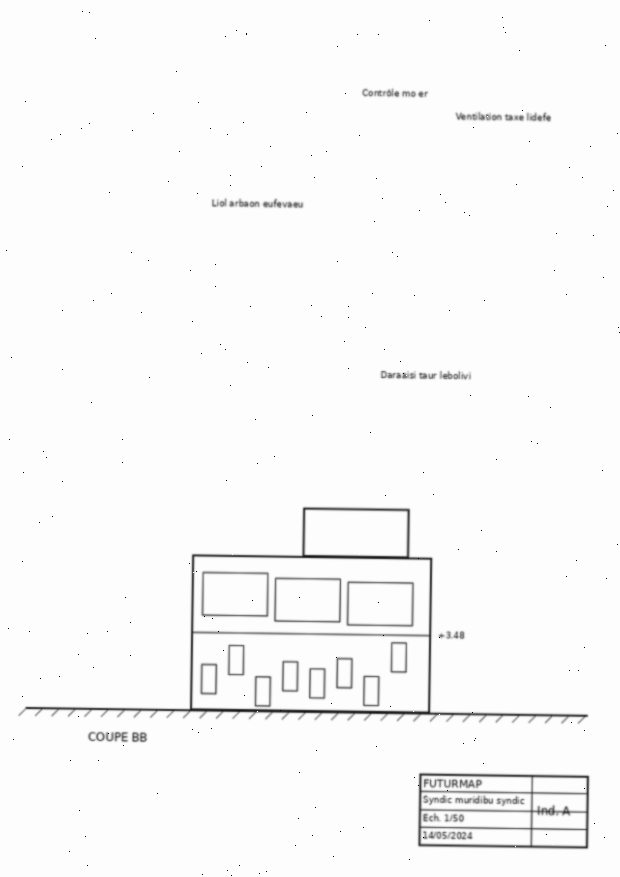
#> input picture Kit_candidat_TP_Tri_Documents/donnees/dossier_exemple/dossier_client/Docs administratifs/PLAN_R1_8442.jpg, 620 x 877 px, given as the content of the folder _exemple/dossier_client/Docs administratifs/PLAN_R1_8442.jpg, which was not available
$ python evaluer_doublons.py --entrainement '../../Kit_candidat_TP_Tri_Documents/donnees/dossier_exemple/dossier_client/Docs administratifs/PLAN_R1_8442.jpg'
#> lines starting #> are read from the running program, lines starting #| are printed output that depends on the picture
### NISEDRALAZA_Andriamanankohoavy/tri/image.py
import numpy as np
from PIL import Image
from scipy import ndimage

COTE_TRAVAIL = 500
SEUIL_BANDE = 0.8
FRACTION_ENCRE = 0.5
ANGLE_MAX = 12


def redimensionner(tableau: np.ndarray, forme: tuple) -> np.ndarray:
    image = Image.fromarray(tableau.astype(np.float32), "F")
    return np.asarray(image.resize((forme[1], forme[0]), Image.Resampling.BOX))


def retirer_bandes(gris: np.ndarray, fond: float) -> np.ndarray:
    sombre = gris < fond * 0.6
    hauteur, largeur = sombre.shape
    lignes, colonnes = sombre.mean(1), sombre.mean(0)
    haut, bas, gauche, droite = 0, hauteur, 0, largeur
    while haut < hauteur // 10 and lignes[haut] > SEUIL_BANDE:
        haut += 1
    while bas > hauteur - hauteur // 10 and lignes[bas - 1] > SEUIL_BANDE:
        bas -= 1
    while gauche < largeur // 10 and colonnes[gauche] > SEUIL_BANDE:
        gauche += 1
    while droite > largeur - largeur // 10 and colonnes[droite - 1] > SEUIL_BANDE:
        droite -= 1
    return gris[haut:bas, gauche:droite]


def retirer_traits_de_bord(encre: np.ndarray) -> np.ndarray:
    etiquettes, nombre = ndimage.label(encre)
    if nombre == 0:
        return encre
    hauteur, largeur = encre.shape
    for indice, zone in enumerate(ndimage.find_objects(etiquettes), 1):
        haut, bas = zone[0].start, zone[0].stop
        gauche, droite = zone[1].start, zone[1].stop
        touche_bord = haut <= 2 or gauche <= 2 or bas >= hauteur - 2 or droite >= largeur - 2
        horizontal = droite - gauche >= 0.5 * largeur and bas - haut <= 0.08 * hauteur
        vertical = bas - haut >= 0.5 * hauteur and droite - gauche <= 0.08 * largeur
        if touche_bord and (horizontal or vertical):
            encre[zone][etiquettes[zone] == indice] = False
    return encre


def niveau_sombre(gris: np.ndarray) -> float:
    hauteur, largeur = gris.shape
    centre = gris[hauteur // 20:hauteur - hauteur // 20, largeur // 20:largeur - largeur // 20]
    return float(np.percentile(centre if centre.size else gris, 0.3))


def masque_encre(page: np.ndarray) -> np.ndarray:
    gris = page.astype(np.float32) / 255
    fond = float(np.median(gris))
    gris = retirer_bandes(gris, fond)
    if gris.size == 0:
        return np.zeros((1, 1), np.float32)
    seuil = fond - FRACTION_ENCRE * (fond - niveau_sombre(gris))
    return retirer_traits_de_bord(gris < seuil).astype(np.float32)


def angle_inclinaison(densite: np.ndarray) -> float:
    ys, xs = np.nonzero(densite > 0.3)
    if len(ys) < 10:
        return 0.0
    poids = densite[ys, xs]

    def energie(angle: float) -> float:
        t = np.deg2rad(angle)
        yr = ys * np.cos(t) - xs * np.sin(t)
        xr = xs * np.cos(t) + ys * np.sin(t)
        hy = np.bincount((yr - yr.min()).astype(int), poids)
        hx = np.bincount((xr - xr.min()).astype(int), poids)
        return float((hy ** 2).sum() + (hx ** 2).sum())

    meilleur = max(np.arange(-ANGLE_MAX, ANGLE_MAX + 0.01, 0.5), key=energie)
    return float(max(np.arange(meilleur - 0.5, meilleur + 0.51, 0.1), key=energie))


def recadrer_contenu(densite: np.ndarray) -> np.ndarray:
    etiquettes, nombre = ndimage.label(densite > 0.15, np.ones((3, 3)))
    if nombre == 0:
        return densite
    tailles = ndimage.sum(densite, etiquettes, range(1, nombre + 1))
    garde = np.isin(etiquettes, 1 + np.nonzero(tailles >= 3)[0])
    ys, xs = np.nonzero(garde)
    if len(ys) == 0:
        return densite
    return densite[ys.min():ys.max() + 1, xs.min():xs.max() + 1]


def preparer(page: np.ndarray) -> np.ndarray:
    encre = masque_encre(page)
    hauteur, largeur = encre.shape
    facteur = COTE_TRAVAIL / max(hauteur, largeur)
    forme = (max(1, round(hauteur * facteur)), max(1, round(largeur * facteur)))
    densite = redimensionner(encre, forme)
    angle = angle_inclinaison(densite)
    if abs(angle) > 0.05:
        densite = ndimage.rotate(densite, angle, reshape=True, order=1)
    return recadrer_contenu(densite)

### NISEDRALAZA_Andriamanankohoavy/tri/doublons.py
from dataclasses import dataclass
from itertools import combinations

import numpy as np
from scipy import ndimage

from tri.image import redimensionner

COTE_FIN = 256
COTE_GROSSIER = 32
SEUIL_GROSSIER = 0.5
SEUIL_DOUBLON = 0.76
ECART_PROPORTIONS = 0.2
DECALAGE_MAX = 6


@dataclass
class Signature:
    fines: list
    grossieres: list


def centrer_reduire(tableau: np.ndarray) -> np.ndarray:
    centre = tableau - tableau.mean()
    return centre / (np.linalg.norm(centre) + 1e-9)


def calculer_signature(densite: np.ndarray) -> Signature:
    hauteur, largeur = densite.shape
    facteur = COTE_FIN / max(hauteur, largeur)
    forme = (max(8, round(hauteur * facteur)), max(8, round(largeur * facteur)))
    fine = ndimage.gaussian_filter(redimensionner(densite, forme), 1.5)
    grossiere = ndimage.gaussian_filter(redimensionner(densite, (COTE_GROSSIER, COTE_GROSSIER)), 1.0)
    return Signature(
        [np.rot90(fine, k).copy() for k in range(4)],
        [centrer_reduire(np.rot90(grossiere, k)).ravel() for k in range(4)],
    )


def correlation_alignee(a: np.ndarray, b: np.ndarray) -> float:
    b = redimensionner(b, a.shape)
    a0, b0 = a - a.mean(), b - b.mean()
    croisee = np.fft.irfft2(np.fft.rfft2(a0) * np.conj(np.fft.rfft2(b0)), s=a.shape)
    fenetre = np.roll(croisee, (DECALAGE_MAX, DECALAGE_MAX), axis=(0, 1))[:2 * DECALAGE_MAX + 1, :2 * DECALAGE_MAX + 1]
    dy, dx = np.unravel_index(int(np.argmax(fenetre)), fenetre.shape)
    decale = np.roll(b0, (dy - DECALAGE_MAX, dx - DECALAGE_MAX), axis=(0, 1))
    return float((centrer_reduire(a0) * centrer_reduire(decale)).sum())


def proportions_compatibles(a: np.ndarray, b: np.ndarray) -> bool:
    rapport_a = a.shape[1] / a.shape[0]
    rapport_b = b.shape[1] / b.shape[0]
    return abs(np.log(rapport_a / rapport_b)) <= ECART_PROPORTIONS


def similarite(a: Signature, b: Signature) -> float:
    meilleure = -1.0
    reference = b.fines[0]
    for rotation in range(4):
        candidate = a.fines[rotation]
        if not proportions_compatibles(candidate, reference):
            continue
        if float(a.grossieres[rotation] @ b.grossieres[0]) < SEUIL_GROSSIER:
            continue
        meilleure = max(meilleure, correlation_alignee(candidate, reference))
    return meilleure


class UnionFind:
    def __init__(self, n: int):
        self.parent = list(range(n))

    # [5 lines left out: function trouver, not called in this run]

    def unir(self, i: int, j: int) -> None:
        self.parent[self.trouver(i)] = self.trouver(j)


# [21 lines left out: functions paires_exactes, regrouper, not called in this run]

### NISEDRALAZA_Andriamanankohoavy/tri/inventaire.py
import io
import os
import unicodedata
import zipfile
from dataclasses import dataclass, field
from pathlib import PurePosixPath

import numpy as np
import pypdfium2 as pdfium
from PIL import Image, ImageOps

COTE_MAX = 1000
FICHIERS_SYSTEME = {"thumbs.db", ".ds_store", "desktop.ini"}
SIGNATURES = {
    ".pdf": (b"%PDF",),
    ".jpg": (b"\xff\xd8\xff",),
    ".jpeg": (b"\xff\xd8\xff",),
    ".png": (b"\x89PNG\r\n\x1a\n",),
    ".tif": (b"II*\x00", b"MM\x00*"),
    ".tiff": (b"II*\x00", b"MM\x00*"),
    ".bmp": (b"BM",),
    ".gif": (b"GIF87a", b"GIF89a"),
}


@dataclass
class Document:
    chemin: str
    statut: str
    pages: list = field(default_factory=list)
    nombre_pages: int = 0

    def __post_init__(self):
        self.nombre_pages = self.nombre_pages or len(self.pages)

    def liberer_pages(self) -> None:
        self.pages = []

    @property
    def nom(self) -> str:
        return PurePosixPath(self.chemin).name

    @property
    def lisible(self) -> bool:
        return self.statut == "ok"


def normaliser_chemin(chemin: str) -> str:
    return unicodedata.normalize("NFC", chemin.replace("\\", "/"))


# [6 lines left out: function est_ignore, not called in this run]


def reduire(image: Image.Image) -> np.ndarray:
    image = image.convert("L")
    cote = max(image.size)
    if cote > COTE_MAX:
        facteur = COTE_MAX / cote
        taille = (max(1, round(image.width * facteur)), max(1, round(image.height * facteur)))
        image = image.resize(taille, Image.Resampling.LANCZOS)
    return np.asarray(image, dtype=np.uint8)


# [25 lines left out: functions lire_pdf, lire_image, not called in this run]


def contenu_conforme(extension: str, donnees: bytes) -> bool:
    attendus = SIGNATURES.get(extension)
    return attendus is not None and donnees.startswith(attendus)


# [67 lines left out: functions lire_document, nom_entree_zip, lire_zip, lire_fichier, inventorier, not called in this run]

### NISEDRALAZA_Andriamanankohoavy/evaluation/evaluer_doublons.py
import argparse
import io
import sys
from itertools import combinations
from pathlib import Path

import numpy as np
from PIL import Image, ImageFilter

sys.path.insert(0, str(Path(__file__).resolve().parent.parent))

from tri.doublons import SEUIL_DOUBLON, calculer_signature, similarite
from tri.image import preparer, retirer_bandes
from tri.inventaire import reduire


def nettoyer(page: np.ndarray) -> np.ndarray:
    gris = page.astype(np.float32) / 255
    return (retirer_bandes(gris, float(np.median(gris))) * 255).astype(np.uint8)


def rescanner(page: np.ndarray, generateur: np.random.Generator) -> np.ndarray:
    image = Image.fromarray(page)
    fond = int(generateur.integers(200, 256))
    angle = float(generateur.uniform(-3, 3))
    image = image.rotate(angle, resample=Image.Resampling.BILINEAR, expand=True, fillcolor=fond)
    echelle = float(generateur.uniform(0.8, 1.2))
    image = image.resize((max(1, int(image.width * echelle)), max(1, int(image.height * echelle))),
                         Image.Resampling.BILINEAR)
    marge = int(generateur.integers(0, 40))
    toile = Image.new("L", (image.width + 2 * marge, image.height + 2 * marge), fond)
    toile.paste(image, (int(generateur.integers(0, 2 * marge + 1)), int(generateur.integers(0, 2 * marge + 1))))
    tableau = np.asarray(toile, dtype=np.float32)
    contraste = float(generateur.uniform(0.5, 1.0))
    tableau = 255 - (255 - tableau) * contraste
    tableau += generateur.normal(0, 6, tableau.shape)
    points = generateur.random(tableau.shape) < 0.002
    tableau[points] = generateur.uniform(60, 160)
    if generateur.random() < 0.5:
        epaisseur = int(generateur.integers(5, 15))
        cote = int(generateur.integers(0, 4))
        if cote == 0:
            tableau[:, -epaisseur:] = 10
        elif cote == 1:
            tableau[-epaisseur:, :] = 10
        elif cote == 2:
            tableau[:, :epaisseur] = 10
        else:
            tableau[:epaisseur, :] = 10
    image = Image.fromarray(np.clip(tableau, 0, 255).astype(np.uint8))
    if generateur.random() < 0.3:
        image = image.filter(ImageFilter.GaussianBlur(0.8))
    image = image.rotate(90 * int(generateur.integers(0, 4)), expand=True)
    flux = io.BytesIO()
    image.save(flux, format="JPEG", quality=int(generateur.integers(30, 90)))
    return reduire(Image.open(io.BytesIO(flux.getvalue())))


def main() -> None:
    analyseur = argparse.ArgumentParser(description="Mesure la détection de doublons sur des rescans simulés.")
    analyseur.add_argument("--entrainement", required=True, type=Path)
    analyseur.add_argument("--nombre", type=int, default=200)
    arguments = analyseur.parse_args()

    generateur = np.random.default_rng(0)
    fichiers = sorted(arguments.entrainement.glob("*.jpg"))[:arguments.nombre]
    originaux = [nettoyer(np.asarray(Image.open(f).convert("L"))) for f in fichiers]
#> in retirer_bandes, `sombre = gris < fond * 0.6`:
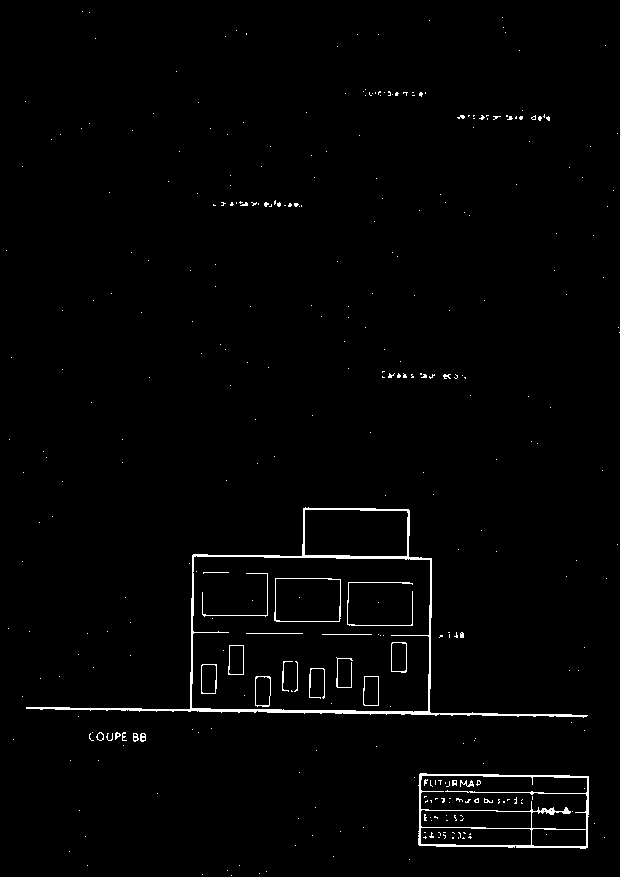
#> sombre: shape (877, 620) bool; 1.5% white in thin lines or dots
#> in retirer_bandes, `lignes, colonnes = sombre.mean(1), sombre.mean(0)`: lignes = 877 values, max 0.384 at index 710, min 0 at index 0, mean 0.0147; colonnes = 620 values, max 0.174 at index 430, min 0 at index 0, mean 0.0147
#> after the loop in retirer_bandes, `while haut < hauteur // 10 and lignes[haut] > SEUIL_BANDE:`: haut = 0
#> after the loop in retirer_bandes, `while bas > hauteur - hauteur // 10 and lignes[bas - 1] > SEUIL_BANDE:`: bas = 877
#> after the loop in retirer_bandes, `while gauche < largeur // 10 and colonnes[gauche] > SEUIL_BANDE:`: gauche = 0
#> after the loop in retirer_bandes, `while droite > largeur - largeur // 10 and colonnes[droite - 1] > SEUI..`: droite = 620
#> in nettoyer, returned value is the input picture: shape (877, 620); min 0, max 255, mean 249.3
#> originaux = 1 item
    sig_originaux = [calculer_signature(preparer(p)) for p in originaux]
#> in masque_encre, `fond = float(np.median(gris))`: fond = 0.992
#> in masque_encre, `seuil = fond - FRACTION_ENCRE * (fond - niveau_sombre(gris))`: seuil = 0.641
#> in retirer_traits_de_bord, `etiquettes, nombre = ndimage.label(encre)`: nombre = 348
#> the loop in retirer_traits_de_bord, `for indice, zone in enumerate(ndimage.find_objects(etiquettes), 1):` made 348 passes
#> (haut, bas, gauche, droite, touche_bord) on passes 1 to 3: (11, 12, 82, 83, False), (12, 13, 89, 90, False), (17, 18, 502, 503, False)
#> in angle_inclinaison, `ys, xs = np.nonzero(densite > 0.3)`: ys = 4272 values from 6 to 496; xs = 4272 values, max 352 at index 268, min 5 at index 366, mean 207.6
#> in angle_inclinaison, `poids = densite[ys, xs]`: poids = 4272 values, max 1 at index 15, min 0.5 at index 0, mean 0.705
#> in energie, `yr = ys * np.cos(t) - xs * np.sin(t)`: yr = 4272 values, max 541.9 at index 4267, min 15.43 at index 0, mean 405.9
#> in energie, `xr = xs * np.cos(t) + ys * np.sin(t)`: xr = 4272 values, max 311.4 at index 174, min -70.09 at index 2289, mean 125.9
#> in energie, `hy = np.bincount((yr - yr.min()).astype(int), poids)`: hy = 527 values, max 33.75 at index 408, min 0 at index 1, mean 5.71
#> in energie, `hx = np.bincount((xr - xr.min()).astype(int), poids)`: hx = 382 values, max 29.25 at index 229, min 0 at index 315, mean 7.88
#> in angle_inclinaison, `meilleur = max(np.arange(-ANGLE_MAX, ANGLE_MAX + 0.01, 0.5), key=energ..`: meilleur = 1
#> in preparer, `angle = angle_inclinaison(densite)`: angle = 0.7
#> in recadrer_contenu, `etiquettes, nombre = ndimage.label(densite > 0.15, np.ones((3, 3)))`:
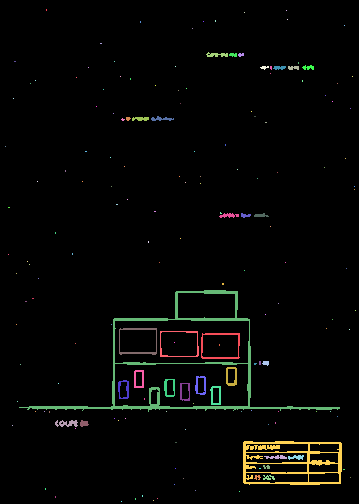
#> etiquettes: shape (504, 359) int32; 169 distinct labels, from 0 to 168; one colour per label, 0 black
#> in recadrer_contenu, `etiquettes, nombre = ndimage.label(densite > 0.15, np.ones((3, 3)))`: nombre = 168
#> in recadrer_contenu, `tailles = ndimage.sum(densite, etiquettes, range(1, nombre + 1))`: tailles = 168 values, max 1288.3 at index 94, min 0.151 at index 24, mean 17.64
#> in recadrer_contenu, `ys, xs = np.nonzero(garde)`: ys = 5903 values from 52 to 484; xs = 5903 values, max 341 at index 4487, min 19 at index 3429, mean 212.8
#> in recadrer_contenu, `return densite[ys.min():ys.max() + 1, xs.min():xs.max() + 1]`:
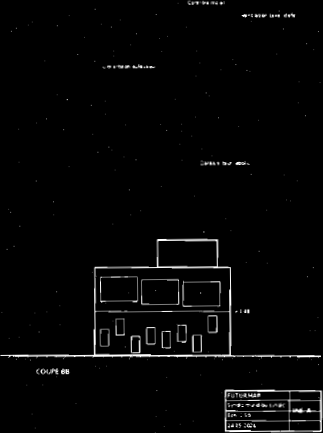
#> returned value: shape (433, 323) float32; min 0, max 1, mean 0.0221
#> in calculer_signature, `hauteur, largeur = densite.shape`: hauteur = 433; largeur = 323
#> in calculer_signature, `facteur = COTE_FIN / max(hauteur, largeur)`: facteur = 0.591
#> in calculer_signature, `forme = (max(8, round(hauteur * facteur)), max(8, round(largeur * fact..`: forme = (256, 191)
#> sig_originaux = 1 item
    sig_rescans = [calculer_signature(preparer(rescanner(p, generateur))) for p in originaux]
#> in rescanner, `tableau[points] = generateur.uniform(60, 160)`:
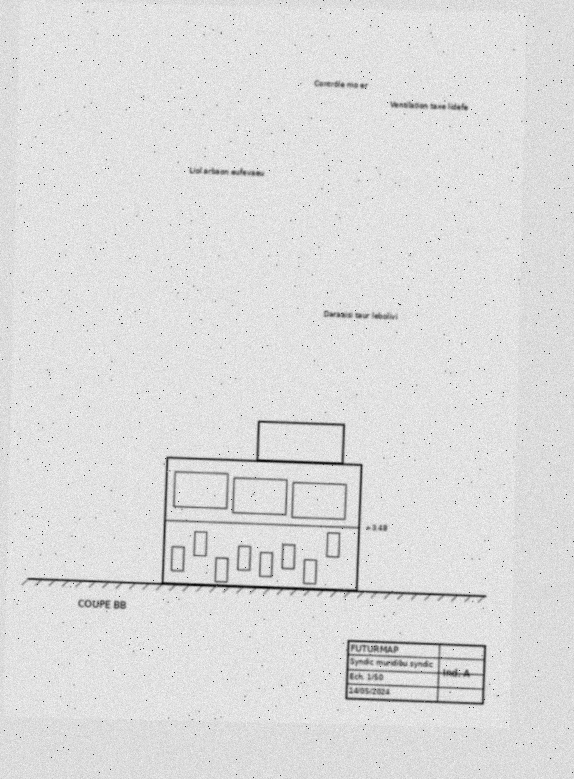
#> tableau: shape (779, 574) float32; min 50.63, max 279.1, mean 249.1; drawn with min black and max white
#> in niveau_sombre (call 2), `centre = gris[hauteur // 20:hauteur - hauteur // 20, largeur // 20:lar..`:
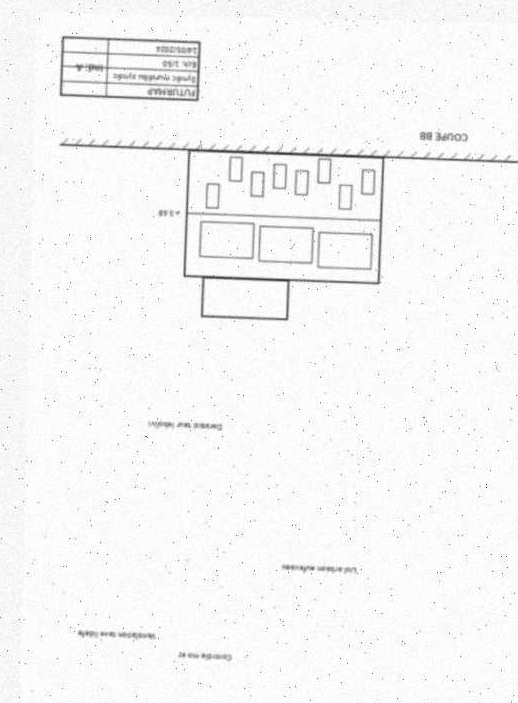
#> centre: shape (703, 518) float32; min 0.184, max 1, mean 0.969
#> in retirer_traits_de_bord (call 2), `etiquettes, nombre = ndimage.label(encre)`:
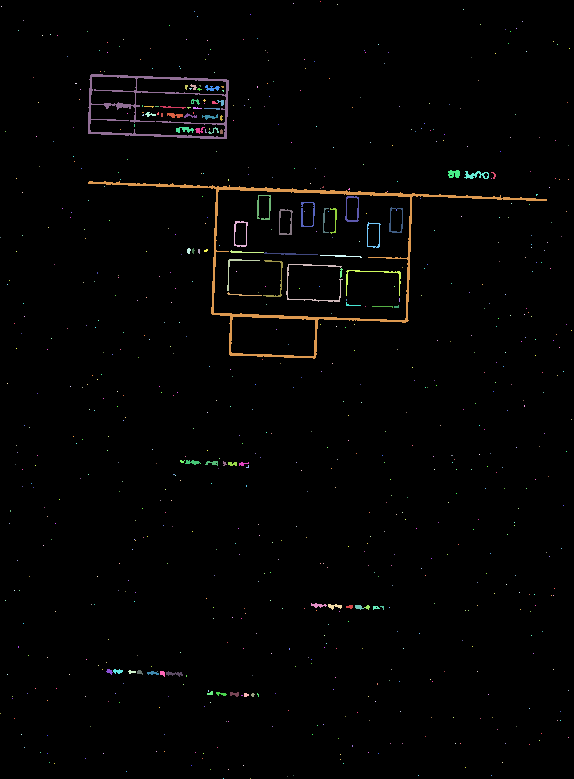
#> etiquettes: shape (779, 574) int32; 791 distinct labels, from 0 to 790; one colour per label, 0 black
#> in retirer_traits_de_bord (call 2), `etiquettes, nombre = ndimage.label(encre)`: nombre = 790
#> the loop in retirer_traits_de_bord (call 2), `for indice, zone in enumerate(ndimage.find_objects(etiquettes), 1):` made 790 passes
#> (haut, bas, gauche, droite, touche_bord) on passes 1 to 3: (1, 2, 320, 321, True), (3, 4, 293, 294, False), (4, 5, 337, 338, False)
#> in calculer_signature (call 2), `fine = ndimage.gaussian_filter(redimensionner(densite, forme), 1.5)`:
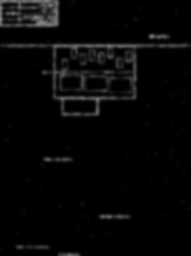
#> fine: shape (256, 191) float32; min 0, max 0.535, mean 0.0275

    positifs = np.array([similarite(a, b) for a, b in zip(sig_rescans, sig_originaux)])
    negatifs = np.array([similarite(sig_originaux[i], sig_originaux[j])
                         for i, j in combinations(range(len(originaux)), 2)])
    rescans_croises = np.array([similarite(sig_rescans[i], sig_originaux[j])
                                for i in range(len(originaux)) for j in range(len(originaux)) if i != j])
    vrais = int((positifs >= SEUIL_DOUBLON).sum())
    faux = int((negatifs >= SEUIL_DOUBLON).sum() + (rescans_croises >= SEUIL_DOUBLON).sum())
    precision = vrais / max(vrais + faux, 1)
    rappel = vrais / len(positifs)
    print(f"Seuil {SEUIL_DOUBLON}")
    print(f"Rescans retrouvés : {vrais}/{len(positifs)} (rappel {rappel:.3f})")
#| Rescans retrouvés : 1/1 (rappel 1.000)
    print(f"Faux doublons : {faux} sur {len(negatifs) + len(rescans_croises)} paires différentes")
#| Faux doublons : 0 sur 0 paires différentes
    print(f"Précision {precision:.3f}, F1 {2 * precision * rappel / max(precision + rappel, 1e-9):.3f}")
#| Précision 1.000, F1 1.000
    print("Similarité des vrais doublons, centiles 1/5/50 :", np.round(np.percentile(positifs, [1, 5, 50]), 3))
#| Similarité des vrais doublons, centiles 1/5/50 : [0.934 0.934 0.934]
    print("Similarité des pages différentes, max / centile 99.9 :",
#> (the run stopped early here; a loop or call above may not have finished)
